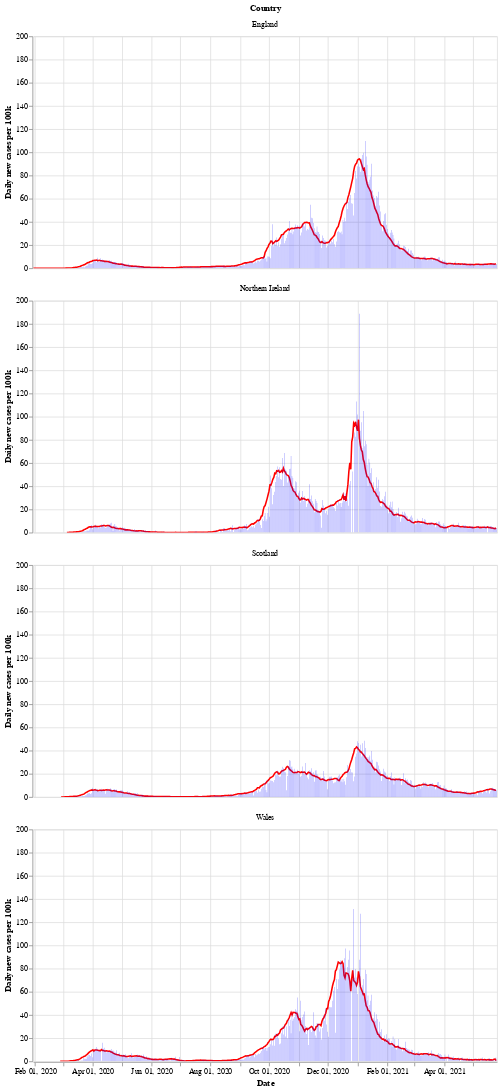

The code cell stored with this chart in its notebook:
### Markdown cell above
Next is a bar chart of the number of new cases in each country (per 100k population), with the 7 day moving average of cases. Again we see that Wales saw a longer period of raising and falling cases compared to the other countries.

After a period of cases falling, each nation is now seeing a rise in the number of cases - especially in Wales.

### Code cell
# collapse
bars = alt.Chart(uk_cases).mark_bar().encode(
    x=alt.X("yearmonthdate(date):T", axis=alt.Axis(title='Date')),
    y=alt.Y("newCasesRate:Q", axis=alt.Axis(title='Daily new cases per 100k')),
    tooltip='newCasesRate',
    color=alt.condition(
        alt.datum.dailyChange > 0,
        alt.value("orange"),  # The positive color
        alt.value("blue")  # The negative color
    )
).properties(title='New cases per 100k population with rolling 7 day average', width=600).interactive()
line = alt.Chart(uk_cases).mark_line(
    color='red',
    size=2,
).transform_window(
    rolling_mean='mean(newCasesRate)',
    frame=[0, 7],
    groupby=['areaName']
).encode(
    x='yearmonthdate(date):T',
    y='rolling_mean:Q'
)
alt.layer(line, bars, data=uk_cases).facet(alt.Row('areaName', title='Country'), columns=1)

### Figure 1 — Vega-Lite specification as saved in the notebook (floating-point values rounded to 4 significant figures; data arrays with more than 128 entries replaced by an {"elided": "..."} marker saying what was removed)
{"config": {"view": {"continuousWidth": 400, "continuousHeight": 300}}, "data": {"name": "data-6d2f321eb796a0d426b037e4c01d66ce"}, "facet": {"type": "nominal", "field": "areaName", "title": "Country"}, "spec": {"layer": [{"mark": {"type": "line", "color": "red", "size": 2}, "encoding": {"x": {"type": "temporal", "field": "date", "timeUnit": "yearmonthdate"}, "y": {"type": "quantitative", "field": "rolling_mean"}}, "transform": [{"window": [{"op": "mean", "field": "newCasesRate", "as": "rolling_mean"}], "frame": [0, 7], "groupby": ["areaName"]}]}, {"mark": "bar", "encoding": {"color": {"condition": {"value": "orange", "test": "(datum.dailyChange > 0)"}, "value": "blue"}, "tooltip": {"type": "quantitative", "field": "newCasesRate"}, "x": {"type": "temporal", "axis": {"title": "Date"}, "field": "date", "timeUnit": "yearmonthdate"}, "y": {"type": "quantitative", "axis": {"title": "Daily new cases per 100k"}, "field": "newCasesRate"}}, "selection": {"selector002": {"type": "interval", "bind": "scales", "encodings": ["x", "y"]}}, "title": "New cases per 100k population with rolling 7 day average", "width": 600}]}, "columns": 1, "$schema": "https://vega.github.io/schema/vega-lite/v4.8.1.json", "datasets": {"data-6d2f321eb796a0d426b037e4c01d66ce": {"elided": "1836 records"}}}
